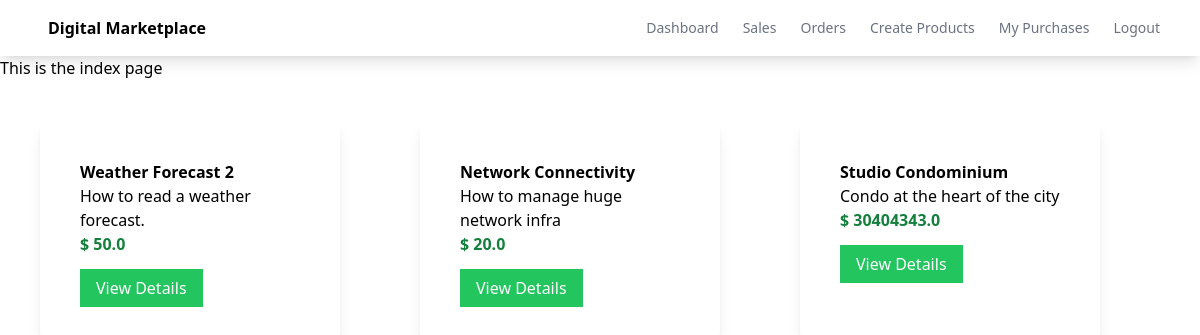
/, run on an earlier commit of the app's database.
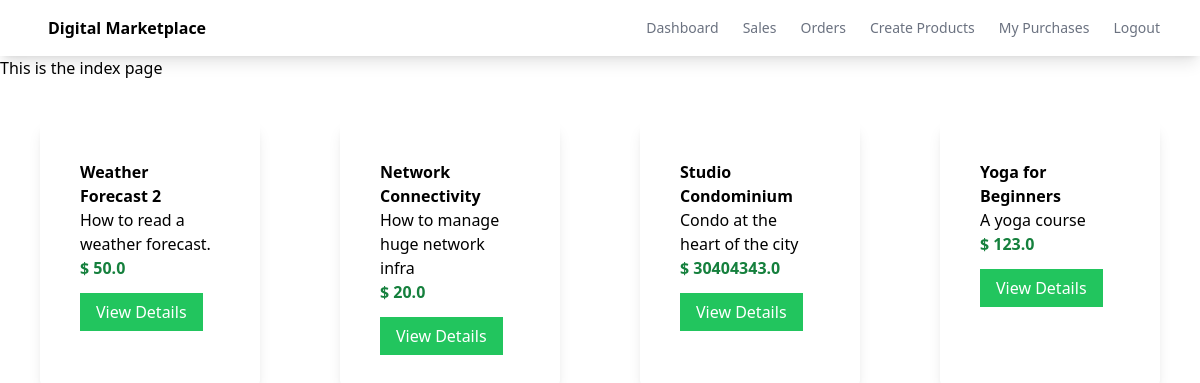
And on a later commit of the database.
### myapp/models.py (models this page shows, shortened)
class Product(models.Model):
    seller = models.ForeignKey(User, on_delete=models.CASCADE)
    name = models.CharField(max_length=100)
    description = models.CharField(max_length=100)
    price = models.FloatField()
    file = models.FileField(upload_to='uploads')

### myapp/views.py (the view)
# urls.py: path('', views.index, name='index'),
def index(request):
    products = Product.objects.all()
    return render(request, 'myapp/index.html', {'products':products})

### myapp/templates/myapp/index.html (shortened to what this page needs)
{% extends 'myapp/base.html' %}
{% block body %}
    <h1>This is the index page</h1>
<div class="product-container flex">
    {% for product in products %}
        <div class="product shadow-lg w-1/4 rounded-lg m-10 p-5">
            <div class="p-5">
                <div class="font-bold">
                    {{ product.name }}
                </div>
                <div>
                    {{ product.description }}
                </div>
                <div class="text-green-700 font-bold">
                    $ {{ product.price }}
                </div>
                <div class="mt-5">
                    <a class="bg-green-500 text-white px-4 py-2" href="{% url 'detail' product.id %}">View Details</a>
                </div>
            </div>
        </div>
    {% endfor %}
</div>
{% endblock %}

### myapp/templates/myapp/base.html (shortened to what this page needs)
<!DOCTYPE html>
<html lang="en">
<head>
    <script src="https://cdn.tailwindcss.com"></script>
</head>
<body>
    <nav class="shadow-lg">
        <div class="flex flex-wrap justify-between ml-5 items-center mx-auto px-4 py-2.5">
            <a href="" class="flex items-center">
                <span class="self-center text-xml font-semibold">Digital Marketplace</span>
            </a>
            <div class="flex items-center">
                <a href="" class="mr-6 text-sm font-medium text-gray-500">Dashboard</a>
                <a href="" class="mr-6 text-sm font-medium text-gray-500">Sales</a>
                <a href="" class="mr-6 text-sm font-medium text-gray-500">Orders</a>
                <a href="" class="mr-6 text-sm font-medium text-gray-500">Create Products</a>
                <a href="" class="mr-6 text-sm font-medium text-gray-500">My Purchases</a>
                <a href="{% url 'logout' %}" class="mr-6 text-sm font-medium text-gray-500">Logout</a>
            </div>
        </div>
    </nav>
    {% block body %}
    {% endblock %}
</body>
</html>

What changed in the data, as far as the page shows it:
added Product: name "Yoga for Beginners", description "A yoga course", price "123.0"
